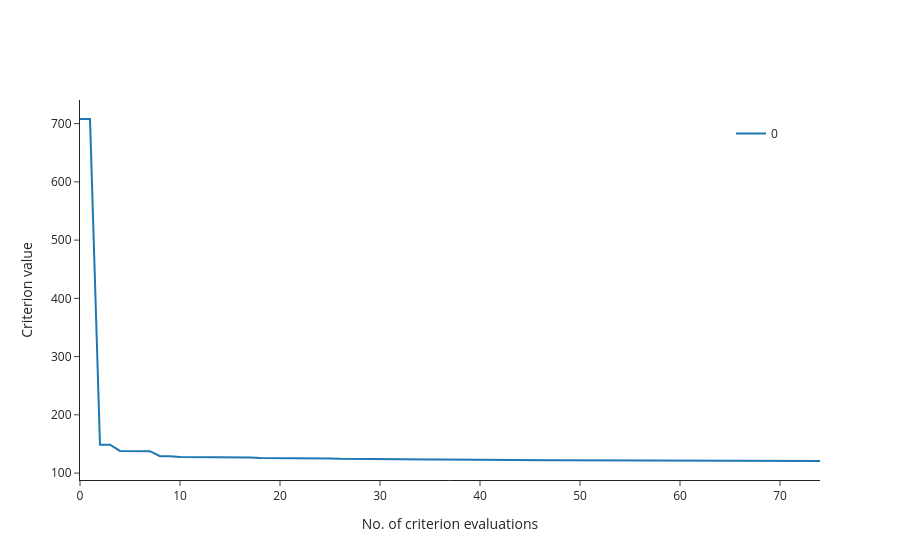

Notebook code for this chart:
### Code cell
fig = om.criterion_plot(res_ls)
fig

### Figure 1 — Plotly figure (JSON) as saved in the notebook; plotly's stock layout.template omitted (floating-point values rounded to 4 significant figures)
{"data": [{"legendgroup": "0", "line": {"color": "#1F77B4"}, "mode": "lines", "name": "0", "showlegend": true, "type": "scatter", "x": [0, 1, 2, 3, 4, 5, 6, 7, 8, 9, 10, 11, 12, 13, 14, 15, 16, 17, 18, 19, 20, 21, 22, 23, 24, 25, 26, 27, 28, 29, 30, 31, 32, 33, 34, 35, 36, 37, 38, 39, 40, 41, 42, 43, 44, 45, 46, 47, 48, 49, 50, 51, 52, 53, 54, 55, 56, 57, 58, 59, 60, 61, 62, 63, 64, 65, 66, 67, 68, 69, 70, 71, 72, 73, 74], "y": [707.9, 707.9, 148.8, 148.8, 138.0, 138.0, 137.7, 137.7, 129.0, 129.0, 127.6, 127.6, 127.3, 127.3, 126.7, 126.7, 126.7, 126.7, 126.0, 126.0, 125.8, 125.8, 125.3, 125.3, 125.1, 125.1, 124.6, 124.6, 124.5, 124.5, 124.4, 124.4, 123.7, 123.7, 123.4, 123.4, 123.3, 123.3, 123.0, 123.0, 122.6, 122.6, 122.5, 122.5, 122.1, 122.1, 122.1, 122.1, 121.9, 121.9, 121.6, 121.6, 121.3, 121.3, 121.3, 121.3, 121.0, 121.0, 121.0, 121.0, 120.9, 120.9, 120.7, 120.7, 120.8, 120.8, 120.8, 120.8, 120.7, 120.7, 120.8, 120.7, 120.7, 120.8, 120.8]}], "layout": {"legend": {"x": 0.95, "xanchor": "right", "y": 0.95, "yanchor": "top"}, "margin": {}, "title": {}, "xaxis": {"title": {"text": "No. of criterion evaluations"}}, "yaxis": {"title": {"text": "Criterion value"}}}}
